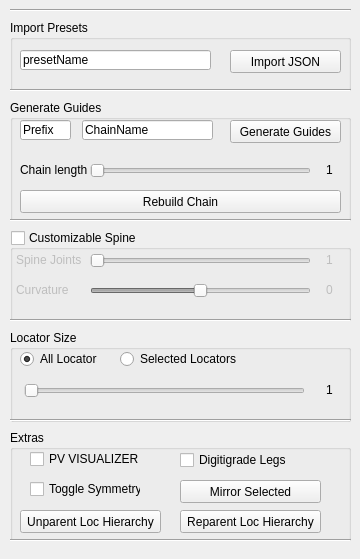
     <widget class="QWidget" name="tab">
      <attribute name="title">
       <string> Guides</string>
      </attribute>
      <widget class="QGroupBox" name="groupBox_4">
       <property name="geometry">
        <rect>
         <x>10</x>
         <y>430</y>
         <width>341</width>
         <height>111</height>
        </rect>
       </property>
       <property name="title">
        <string>Extras </string>
       </property>
       <widget class="QCheckBox" name="LocatorSymmetry_Bipedal">
        <property name="geometry">
         <rect>
          <x>20</x>
          <y>50</y>
          <width>111</width>
          <height>18</height>
         </rect>
        </property>
        <property name="toolTip">
         <string>Enables symmetry between the left and right side</string>
        </property>
        <property name="toolTipDuration">
         <number>5000</number>
        </property>
        <property name="statusTip">
         <string>Enables symmetry between the left and right side</string>
        </property>
        <property name="text">
         <string>Toggle Symmetry</string>
        </property>
       </widget>
       <widget class="QCheckBox" name="pvViz_checkBox">
        <property name="geometry">
         <rect>
          <x>20</x>
          <y>20</y>
          <width>111</width>
          <height>18</height>
         </rect>
        </property>
        <property name="toolTip">
         <string>visualizes how the polevector will end up</string>
        </property>
        <property name="toolTipDuration">
         <number>5000</number>
        </property>
        <property name="statusTip">
         <string>visualizes how the polevector will end up</string>
        </property>
        <property name="text">
         <string>PV VISUALIZER</string>
        </property>
       </widget>
       <widget class="QPushButton" name="MirrorSelLocators_Btn">
        <property name="geometry">
         <rect>
          <x>170</x>
          <y>50</y>
          <width>141</width>
          <height>23</height>
         </rect>
        </property>
        <property name="toolTip">
         <string>Mirrors the selected root</string>
        </property>
        <property name="toolTipDuration">
         <number>5000</number>
        </property>
        <property name="statusTip">
         <string>Mirrors the selected root</string>
        </property>
        <property name="text">
         <string>Mirror Selected</string>
        </property>
       </widget>
       <widget class="QPushButton" name="ReparentLocHierarchy_Bipedal">
        <property name="geometry">
         <rect>
          <x>170</x>
          <y>80</y>
          <width>141</width>
          <height>23</height>
         </rect>
        </property>
        <property name="toolTip">
         <string>Restores the hierarchy</string>
        </property>
        <property name="toolTipDuration">
         <number>5000</number>
        </property>
        <property name="statusTip">
         <string>Restores the hierarchy</string>
        </property>
        <property name="text">
         <string>Reparent Loc Hierarchy</string>
        </property>
       </widget>
       <widget class="QPushButton" name="UnparentLocHierarchy_Bipedal">
        <property name="geometry">
         <rect>
          <x>10</x>
          <y>80</y>
          <width>141</width>
          <height>23</height>
         </rect>
        </property>
        <property name="toolTip">
         <string>Unparents and saves the hierarchy</string>
        </property>
        <property name="toolTipDuration">
         <number>5000</number>
        </property>
        <property name="statusTip">
         <string>Unparents and saves the hierarchy</string>
        </property>
        <property name="text">
         <string>Unparent Loc Hierarchy</string>
        </property>
       </widget>
       <widget class="QCheckBox" name="DigiGradeLegs_btn">
        <property name="geometry">
         <rect>
          <x>170</x>
          <y>20</y>
          <width>111</width>
          <height>20</height>
         </rect>
        </property>
        <property name="text">
         <string>Digitigrade Legs</string>
        </property>
        <property name="checkable">
         <bool>true</bool>
        </property>
        <property name="checked">
         <bool>false</bool>
        </property>
       </widget>
      </widget>
      <widget class="QGroupBox" name="groupBox_2">
       <property name="geometry">
        <rect>
         <x>10</x>
         <y>330</y>
         <width>341</width>
         <height>92</height>
        </rect>
       </property>
       <property name="title">
        <string>Locator Size</string>
       </property>
       <widget class="QRadioButton" name="radioButton_3">
        <property name="geometry">
         <rect>
          <x>10</x>
          <y>20</y>
          <width>77</width>
          <height>18</height>
         </rect>
        </property>
        <property name="text">
         <string>All Locators</string>
        </property>
        <property name="checked">
         <bool>true</bool>
        </property>
       </widget>
       <widget class="QRadioButton" name="radioButton_4">
        <property name="geometry">
         <rect>
          <x>110</x>
          <y>20</y>
          <width>121</width>
          <height>18</height>
         </rect>
        </property>
        <property name="text">
         <string>Selected Locators</string>
        </property>
       </widget>
       <widget class="QLabel" name="TwistJoint_Number_2">
        <property name="geometry">
         <rect>
          <x>300</x>
          <y>50</y>
          <width>41</width>
          <height>20</height>
         </rect>
        </property>
        <property name="layoutDirection">
         <enum>Qt::LeftToRight</enum>
        </property>
        <property name="text">
         <string>1</string>
        </property>
        <property name="textFormat">
         <enum>Qt::AutoText</enum>
        </property>
        <property name="indent">
         <number>16</number>
        </property>
       </widget>
       <widget class="QSlider" name="horizontalSlider_7">
        <property name="geometry">
         <rect>
          <x>14</x>
          <y>50</y>
          <width>281</width>
          <height>22</height>
         </rect>
        </property>
        <property name="minimum">
         <number>1</number>
        </property>
        <property name="maximum">
         <number>16</number>
        </property>
        <property name="singleStep">
         <number>1</number>
        </property>
        <property name="orientation">
         <enum>Qt::Horizontal</enum>
        </property>
       </widget>
       <widget class="QLabel" name="TwistJoint_Number_3">
        <property name="geometry">
         <rect>
          <x>330</x>
          <y>70</y>
          <width>41</width>
          <height>20</height>
         </rect>
        </property>
        <property name="layoutDirection">
         <enum>Qt::LeftToRight</enum>
        </property>
        <property name="text">
         <string>1</string>
        </property>
        <property name="textFormat">
         <enum>Qt::AutoText</enum>
        </property>
        <property name="indent">
         <number>16</number>
        </property>
       </widget>
       <widget class="Line" name="line_14">
        <property name="geometry">
         <rect>
          <x>0</x>
          <y>80</y>
          <width>341</width>
          <height>20</height>
         </rect>
        </property>
        <property name="orientation">
         <enum>Qt::Horizontal</enum>
        </property>
       </widget>
      </widget>
      <widget class="QGroupBox" name="groupBox_9">
       <property name="geometry">
        <rect>
         <x>10</x>
         <y>20</y>
         <width>341</width>
         <height>71</height>
        </rect>
       </property>
       <property name="title">
        <string>Import Presets</string>
       </property>
       <widget class="QPushButton" name="ImportPreset_Locators">
        <property name="geometry">
         <rect>
          <x>220</x>
          <y>30</y>
          <width>111</width>
          <height>23</height>
         </rect>
        </property>
        <property name="maximumSize">
         <size>
          <width>131</width>
          <height>23</height>
         </size>
        </property>
        <property name="toolTip">
         <string>Imports the specified JSON file, and creates guides</string>
        </property>
        <property name="toolTipDuration">
         <number>5000</number>
        </property>
        <property name="statusTip">
         <string>Imports the specified JSON file, and creates guides</string>
        </property>
        <property name="text">
         <string>Import JSON</string>
        </property>
       </widget>
       <widget class="QLineEdit" name="ImportPreset_LineEdit">
        <property name="geometry">
         <rect>
          <x>10</x>
          <y>30</y>
          <width>191</width>
          <height>20</height>
         </rect>
        </property>
        <property name="text">
         <string>presetName</string>
        </property>
        <property name="readOnly">
         <bool>true</bool>
        </property>
       </widget>
      </widget>
      <widget class="QGroupBox" name="CustomizableSpine_grp">
       <property name="enabled">
        <bool>true</bool>
       </property>
       <property name="geometry">
        <rect>
         <x>10</x>
         <y>230</y>
         <width>341</width>
         <height>91</height>
        </rect>
       </property>
       <property name="toolTip">
        <string>Allows you to customize the spine</string>
       </property>
       <property name="toolTipDuration">
        <number>5000</number>
       </property>
       <property name="statusTip">
        <string>Allows you to customize the spine</string>
       </property>
       <property name="title">
        <string>Customizable Spine</string>
       </property>
       <property name="checkable">
        <bool>true</bool>
       </property>
       <property name="checked">
        <bool>false</bool>
       </property>
       <widget class="QSlider" name="SpineAmount_Slider">
        <property name="geometry">
         <rect>
          <x>80</x>
          <y>20</y>
          <width>221</width>
          <height>22</height>
         </rect>
        </property>
        <property name="minimum">
         <number>1</number>
        </property>
        <property name="maximum">
         <number>12</number>
        </property>
        <property name="singleStep">
         <number>2</number>
        </property>
        <property name="orientation">
         <enum>Qt::Horizontal</enum>
        </property>
        <property name="invertedAppearance">
         <bool>false</bool>
        </property>
        <property name="invertedControls">
         <bool>false</bool>
        </property>
       </widget>
       <widget class="QLabel" name="TwistJoint_Number_4">
        <property name="geometry">
         <rect>
          <x>-10</x>
          <y>20</y>
          <width>91</width>
          <height>20</height>
         </rect>
        </property>
        <property name="layoutDirection">
         <enum>Qt::LeftToRight</enum>
        </property>
        <property name="text">
         <string>Spine Joints</string>
        </property>
        <property name="textFormat">
         <enum>Qt::AutoText</enum>
        </property>
        <property name="indent">
         <number>16</number>
        </property>
       </widget>
       <widget class="QLabel" name="SpineAmnt_Number">
        <property name="geometry">
         <rect>
          <x>300</x>
          <y>20</y>
          <width>101</width>
          <height>20</height>
         </rect>
        </property>
        <property name="layoutDirection">
         <enum>Qt::LeftToRight</enum>
        </property>
        <property name="text">
         <string>1</string>
        </property>
        <property name="textFormat">
         <enum>Qt::AutoText</enum>
        </property>
        <property name="indent">
         <number>16</number>
        </property>
       </widget>
       <widget class="QSlider" name="SpineCurve_Slider">
        <property name="geometry">
         <rect>
          <x>80</x>
          <y>50</y>
          <width>221</width>
          <height>22</height>
         </rect>
        </property>
        <property name="minimum">
         <number>-5</number>
        </property>
        <property name="maximum">
         <number>5</number>
        </property>
        <property name="singleStep">
         <number>0</number>
        </property>
        <property name="sliderPosition">
         <number>0</number>
        </property>
        <property name="orientation">
         <enum>Qt::Horizontal</enum>
        </property>
       </widget>
       <widget class="QLabel" name="TwistJoint_Number_6">
        <property name="geometry">
         <rect>
          <x>-10</x>
          <y>50</y>
          <width>91</width>
          <height>20</height>
         </rect>
        </property>
        <property name="layoutDirection">
         <enum>Qt::LeftToRight</enum>
        </property>
        <property name="text">
         <string>Curvature</string>
        </property>
        <property name="textFormat">
         <enum>Qt::AutoText</enum>
        </property>
        <property name="indent">
         <number>16</number>
        </property>
       </widget>
       <widget class="QLabel" name="SpineCurve_text">
        <property name="geometry">
         <rect>
          <x>300</x>
          <y>50</y>
          <width>101</width>
          <height>20</height>
         </rect>
        </property>
        <property name="layoutDirection">
         <enum>Qt::LeftToRight</enum>
        </property>
        <property name="text">
         <string>0</string>
        </property>
        <property name="textFormat">
         <enum>Qt::AutoText</enum>
        </property>
        <property name="indent">
         <number>16</number>
        </property>
       </widget>
      </widget>
      <widget class="QGroupBox" name="groupBox">
       <property name="geometry">
        <rect>
         <x>10</x>
         <y>100</y>
         <width>341</width>
         <height>121</height>
        </rect>
       </property>
       <property name="title">
        <string>Generate Guides</string>
       </property>
       <widget class="QSlider" name="GuideChainLength_Slider">
        <property name="geometry">
         <rect>
          <x>80</x>
          <y>60</y>
          <width>221</width>
          <height>22</height>
         </rect>
        </property>
        <property name="minimum">
         <number>1</number>
        </property>
        <property name="maximum">
         <number>16</number>
        </property>
        <property name="singleStep">
         <number>1</number>
        </property>
        <property name="orientation">
         <enum>Qt::Horizontal</enum>
        </property>
       </widget>
       <widget class="QLabel" name="generateLocatorChainNumber_btn">
        <property name="geometry">
         <rect>
          <x>300</x>
          <y>60</y>
          <width>41</width>
          <height>20</height>
         </rect>
        </property>
        <property name="layoutDirection">
         <enum>Qt::LeftToRight</enum>
        </property>
        <property name="text">
         <string>1</string>
        </property>
        <property name="textFormat">
         <enum>Qt::AutoText</enum>
        </property>
        <property name="indent">
         <number>16</number>
        </property>
       </widget>
       <widget class="QLabel" name="label">
        <property name="geometry">
         <rect>
          <x>10</x>
          <y>60</y>
          <width>71</width>
          <height>20</height>
         </rect>
        </property>
        <property name="text">
         <string>Chain length</string>
        </property>
       </widget>
       <widget class="QPushButton" name="generateLocatorChain_btn">
        <property name="geometry">
         <rect>
          <x>220</x>
          <y>20</y>
          <width>111</width>
          <height>23</height>
         </rect>
        </property>
        <property name="toolTip">
         <string>Generates the start and end Guides</string>
        </property>
        <property name="toolTipDuration">
         <number>5000</number>
        </property>
        <property name="statusTip">
         <string>Generates the start and end Guides</string>
        </property>
        <property name="text">
         <string>Generate Guides</string>
        </property>
       </widget>
       <widget class="QLineEdit" name="baseName_locChain_text">
        <property name="geometry">
         <rect>
          <x>72</x>
          <y>20</y>
          <width>131</width>
          <height>20</height>
         </rect>
        </property>
        <property name="text">
         <string>ChainName</string>
        </property>
       </widget>
       <widget class="QLineEdit" name="prefix_locChain_text">
        <property name="geometry">
         <rect>
          <x>10</x>
          <y>20</y>
          <width>51</width>
          <height>20</height>
         </rect>
        </property>
        <property name="text">
         <string>Prefix</string>
        </property>
       </widget>
       <widget class="QPushButton" name="generateLocatorChainUpdate_btn">
        <property name="geometry">
         <rect>
          <x>10</x>
          <y>90</y>
          <width>321</width>
          <height>23</height>
         </rect>
        </property>
        <property name="toolTip">
         <string>Updates the chain based on chosen length</string>
        </property>
        <property name="toolTipDuration">
         <number>5000</number>
        </property>
        <property name="statusTip">
         <string>Updates the chain based on chosen length</string>
        </property>
        <property name="text">
         <string>Rebuild Chain</string>
        </property>
       </widget>
       <widget class="Line" name="line_11">
        <property name="geometry">
         <rect>
          <x>0</x>
          <y>110</y>
          <width>341</width>
          <height>20</height>
         </rect>
        </property>
        <property name="orientation">
         <enum>Qt::Horizontal</enum>
        </property>
       </widget>
       <widget class="Line" name="line_12">
        <property name="geometry">
         <rect>
          <x>140</x>
          <y>120</y>
          <width>341</width>
          <height>20</height>
         </rect>
        </property>
        <property name="orientation">
         <enum>Qt::Horizontal</enum>
        </property>
       </widget>
       <widget class="Line" name="line_16">
        <property name="geometry">
         <rect>
          <x>130</x>
          <y>120</y>
          <width>341</width>
          <height>20</height>
         </rect>
        </property>
        <property name="orientation">
         <enum>Qt::Horizontal</enum>
        </property>
       </widget>
      </widget>
      <widget class="Line" name="line_10">
       <property name="geometry">
        <rect>
         <x>10</x>
         <y>0</y>
         <width>341</width>
         <height>20</height>
        </rect>
       </property>
       <property name="orientation">
        <enum>Qt::Horizontal</enum>
       </property>
      </widget>
      <widget class="Line" name="line_13">
       <property name="geometry">
        <rect>
         <x>10</x>
         <y>310</y>
         <width>341</width>
         <height>20</height>
        </rect>
       </property>
       <property name="orientation">
        <enum>Qt::Horizontal</enum>
       </property>
      </widget>
      <widget class="Line" name="line_15">
       <property name="geometry">
        <rect>
         <x>10</x>
         <y>530</y>
         <width>341</width>
         <height>20</height>
        </rect>
       </property>
       <property name="orientation">
        <enum>Qt::Horizontal</enum>
       </property>
      </widget>
      <widget class="Line" name="line_18">
       <property name="geometry">
        <rect>
         <x>10</x>
         <y>80</y>
         <width>341</width>
         <height>20</height>
        </rect>
       </property>
       <property name="orientation">
        <enum>Qt::Horizontal</enum>
       </property>
      </widget>
     </widget>
